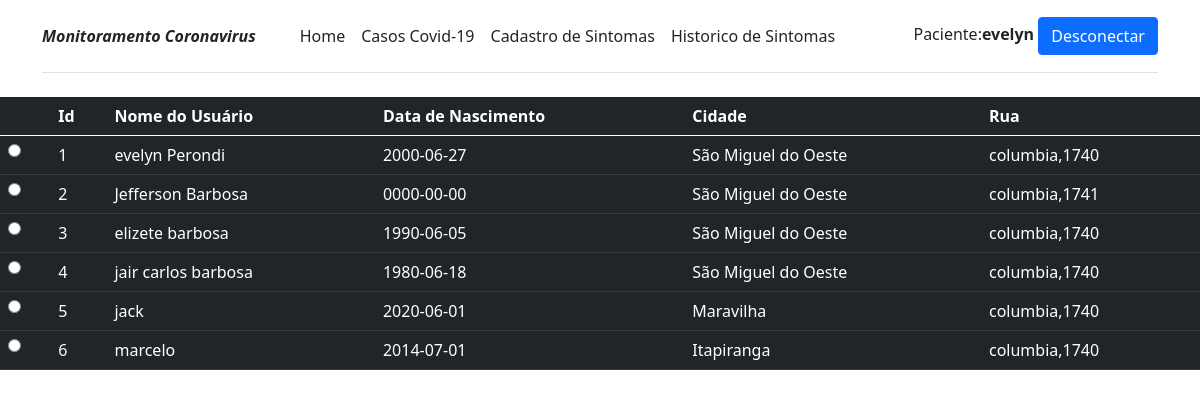
The app's page /historico_paciente.php (signed in) with its own data.
### tables this page shows
CREATE TABLE `paciente` (
  `codpac` int(10) NOT NULL AUTO_INCREMENT COMMENT 'Código do paciente',
  `nompac` varchar(120) NOT NULL COMMENT 'Nome do paciente.',
  `datpac` date NOT NULL COMMENT 'Data de nascimento do paciente.',
  `pespac` decimal(5,2) NOT NULL COMMENT 'Peso do Paciente',
  `altpac` decimal(3,2) NOT NULL COMMENT 'Altura do Paciente',
  `cpfpac` int(11) NOT NULL COMMENT 'CPF do paciente.',
  `sexpac` varchar(9) NOT NULL COMMENT 'Sexo do paciente.',
  `usupac` varchar(60) NOT NULL COMMENT 'Usuario  paciente',
  `senpac` varchar(60) NOT NULL COMMENT 'Senha do paciente',
  `ruapac` varchar(100) NOT NULL COMMENT 'Rua do paciente',
  `cidpac` varchar(100) NOT NULL COMMENT 'Cidade do paciente',
  `ceppac` int(14) NOT NULL COMMENT 'Cep do paciente',
  `estpac` varchar(60) NOT NULL COMMENT 'Estado do paciente',
  `nivel` int(1) NOT NULL DEFAULT 1 COMMENT 'Nivel de acesso (1-Paciente, 2-Medico)',
  PRIMARY KEY (`codpac`)
);

### historico_paciente.php (the view)
<?php
include 'header.php';
$count = "SELECT COUNT(*) AS total FROM paciente ";
$select = "SELECT *  FROM paciente ";
$qryCount = $PDO->prepare($count);
$qryCount->execute();
$total = $qryCount->fetchColumn();
$qry = $PDO->prepare($select);
$qry->execute();
?>
<html>
<?php if ($total > 0) { ?>
<table class="table table-dark table-hove" >
    <thead class="thead-dark">
         <tr>
            <th></th>
            <th scope="col">Id</th>
            <th scope="col">Nome do Usuário</th>
            <th scope="col">Data de Nascimento</th>
            <th scope="col">Cidade</th>
            <th scope="col">Rua</th>
        </tr>
    </thead>
    <tbody>
	    <?php while ($paciente = $qry->fetch(PDO::FETCH_ASSOC)) { ?>
            <tr>
                <td><input type="radio" name="admin" value=<?php $paciente['codpac']?>></label></td>
                <td><?= $paciente['codpac']; ?></td>
                <td><?= $paciente['nompac']; ?></td>
                <td><?= $paciente['datpac']; ?></td>
                <td><?= $paciente['cidpac']; ?></td>
                <td><?= $paciente['ruapac']; ?></td>
            </tr>
        <?php } ?>
    </tbody>
</table>
<?php }else{ ?>
    <div align="center">
        <td><b>Não a nenhum histórico de sintomas</b></td>
    </div>
<?php } ?>
</html>
</html>

### records on screen
paciente: codpac "1", nompac "evelyn Perondi", datpac "2000-06-27", cidpac "São Miguel do Oeste", ruapac "columbia,1740"
paciente: codpac "2", nompac "Jefferson Barbosa", datpac "0000-00-00", cidpac "São Miguel do Oeste", ruapac "columbia,1741"
paciente: codpac "3", nompac "elizete barbosa", datpac "1990-06-05", cidpac "São Miguel do Oeste", ruapac "columbia,1740"
paciente: codpac "4", nompac "jair carlos barbosa", datpac "1980-06-18", cidpac "São Miguel do Oeste", ruapac "columbia,1740"
paciente: codpac "5", nompac "jack", datpac "2020-06-01", cidpac "Maravilha", ruapac "columbia,1740"
paciente: codpac "6", nompac "marcelo", datpac "2014-07-01", cidpac "Itapiranga", ruapac "columbia,1740"

### other values on screen
$_SESSION['nomUser'] "evelyn"
